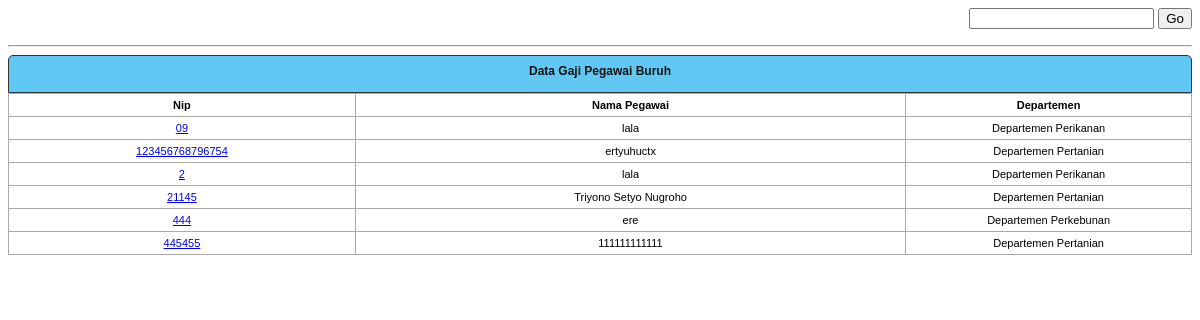
/penggajian3/popup/slip-buruh.php, run on the app's committed database.
### tables this page shows
CREATE TABLE `data_buruh` (
  `nip` varchar(15) NOT NULL default '',
  `nama` varchar(30) default NULL,
  `Tanggal_lahir` date default NULL,
  `Tempat_lahir` varchar(30) default NULL,
  `Agama` varchar(30) default NULL,
  `No_Telp` varchar(30) NOT NULL,
  `Alamat` varchar(30) default NULL,
  `Status` varchar(30) default NULL,
  `Kota` varchar(30) default NULL,
  `Jenis_Kelamin` varchar(30) default NULL,
  `Pendidikan` varchar(30) default NULL,
  `id_departemen` varchar(6) default NULL,
  `status_pegawai` varchar(30) default NULL,
  `masa_kerja` date default NULL,
  `foto` varchar(30) NOT NULL,
  PRIMARY KEY  (`nip`)
);

CREATE TABLE `departemen` (
  `id_departemen` int(6) NOT NULL auto_increment,
  `nama_departemen` varchar(25) default NULL,
  `section` varchar(25) default NULL,
  PRIMARY KEY  (`id_departemen`)
);

### penggajian3/popup/slip-buruh.php (the view, shortened to what this page needs)
  <form id="form1" name="form1" method="post" action="">
    <div align="right">
      <input type="text" name="cari" id="cari" />
      <input type="submit" name="g" value="Go" />
    </div>
  </form><hr />
<div class="kop_header"><span class="style3">Data Gaji Pegawai Buruh</span> <br>
  <br>
</div>
<table id="rpt" border="0" cellpadding="1" cellspacing="1" width="100%">
  <tbody>
    <tr>
      <td width='17%'><div align="center"><strong>Nip</strong></div></td>
      <td width='27%'><div align="center"><strong>Nama Pegawai </strong></div></td>
      <td width='14%'><div align="center"><strong>Departemen </strong></div></td>
    </tr>
<?php
if(isset($_POST[g])){
	$z=mysql_query("select * from data_buruh where nip like '%$_POST[cari]%'  order by nip asc");
	$row=mysql_num_rows($zb);
}
else{
	$z=mysql_query("select * from data_buruh order by nip asc");
}
		while($k=mysql_fetch_array($z)){
	$jbt=mysql_query("select * from jabatan where id_jabatan='$k[id_jabatan]'");
		$p=mysql_fetch_array($jbt);
	$dpt=mysql_query("select * from departemen where id_departemen='$k[id_departemen]'");
		$dp=mysql_fetch_array($dpt);
		$m=date(m);
	$lmb=mysql_query("select sum(totalUph) as totalUph from data_lembur where nip='$k[nip]' and bulan='$m'");
		$lm=mysql_fetch_array($lmb);
 ?>
    <tr>
      <td><div align="center">
	<a href="javascript:slcpgwburuh('<?php echo $k[nip];?>','<?php echo $k[nama];?>','<?php echo $k[id_jabatan];?>','<?php echo $p[nama_jabatan];?>','<?php echo $k[id_departemen];?>','<?php echo $dp[nama_departemen];?>','<?php echo $p[gaji_pokok];?>','<?php echo $lm[totalUph]?>')">
		  <?php echo $k[nip];?>  </a>
	  </div></td>
      <td><div align="center">
		  <?php echo $k["nama"];?>
		  </div></td>
      <td><div align="center"> <?php echo $dp["nama_departemen"];?> </div></td>
    </tr>
<?php }if($row>0){}else{ if(!isset($_POST[g])){}else{ ?>
<tr>
      <td colspan="8"><div align="center"><span class="style4">Maaf Data Yang Dicari Tidak Ada.</span> Silahkan Cari Lagi.. </div></td>
    </tr>
<?php }} ?>
  </tbody>
</table>

### penggajian3/popup/slip-buruh.php (style rules this page uses)
.kop_header { border:1px solid #333; color:#FFFFFF; font-weight:bold; font-size:12px; padding:8px; padding-bottom:0px; text-align:center; background-color:#60c8f2; margin:0px; margin-bottom:0px; margin-top:5px; -moz-border-radius-topleft: 5px; -webkit-border-top-left-radius: 5px 5px; border-top-left-radius: 5px 5px; -moz-border-radius-topright: 5px; -webkit-border-top-right-radius: 5px 5px; border-top-right-radius: 5px 5px; font-family: Arial, Helvetica, sans-serif; }
#rpt { font-family: Verdana, Arial, Helvetica, sans-serif; font-size: 11px; color: #000000; background:#aaaaaa; }
#rpt td { padding-bottom:3px; empty-cells: show; background:#ffffff; font-size: 11px; padding:5px; text-align:left; }
#rpt tr a { background-color:#fff; }
.style3 { color: #111111 }

### data on the page
data_buruh: nip "09", nama "lala", id_departemen.nama_departemen "Departemen Perikanan"
data_buruh: nip "123456768796754", nama "ertyuhuctx", id_departemen.nama_departemen "Departemen Pertanian"
data_buruh: nip "2", nama "lala", id_departemen.nama_departemen "Departemen Perikanan"
data_buruh: nip "21145", nama "Triyono Setyo Nugroho", id_departemen.nama_departemen "Departemen Pertanian"
data_buruh: nip "444", nama "ere", id_departemen.nama_departemen "Departemen Perkebunan"
data_buruh: nip "445455", nama "111111111111", id_departemen.nama_departemen "Departemen Pertanian"
